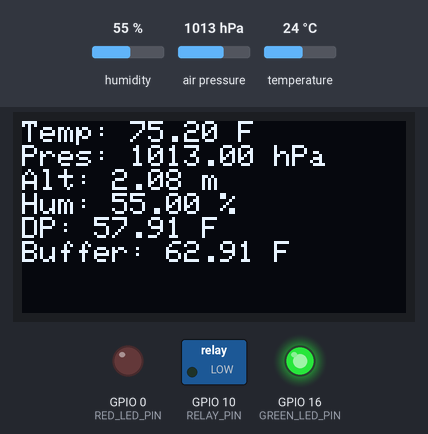
A program run on a simulated ESP8266 (NodeMCU). Parts: 128×64 one-colour display, switched loads named in the program (green lamp = pin HIGH), output pins drawn as LEDs (lit = HIGH). The test bench sets the inputs (shaded band); at power-on: humidity 55 %, temperature 24 °C, air pressure 1013 hPa. The display library's start-up logo is not drawn; what the program prints to the serial monitor is not drawn.

Above: at 3.2 s.
3.3 s: humidity set to 83 %
At 4.5 s:
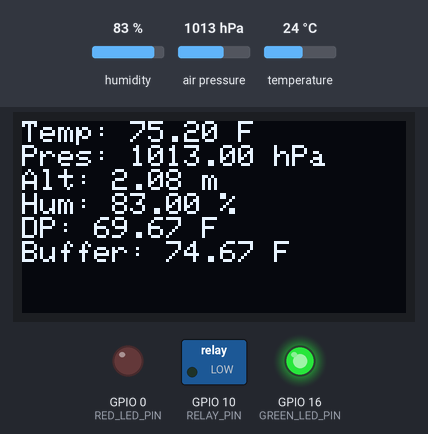
5.6 s: humidity set to 86 %
At 7.1 s:
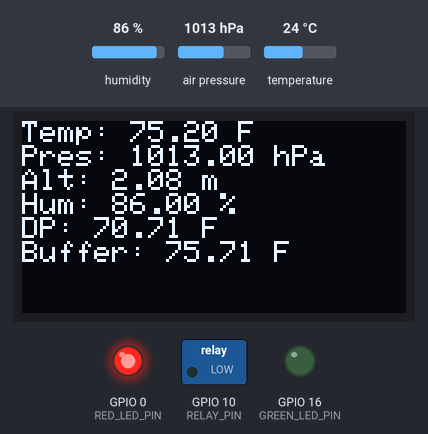
7.7 s: temperature set to 12 °C
At 9.4 s:
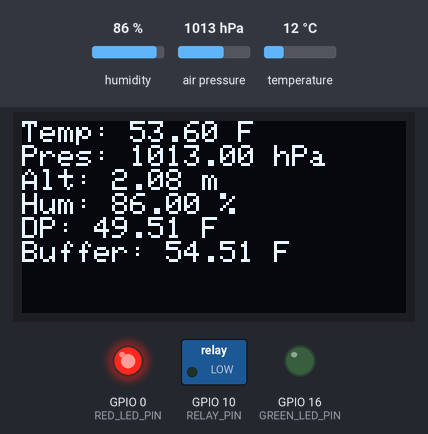
9.7 s: air pressure set to 952 hPa
At 10.9 s:
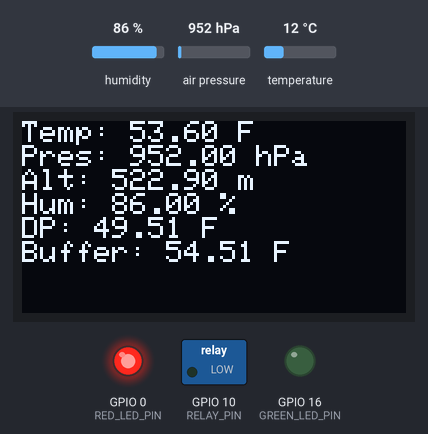
11.8 s: temperature set to 19 °C
At 13.5 s:
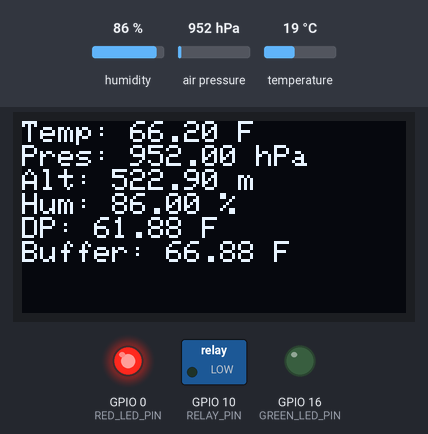
Timing chart, 0 to 14.9 s (numbered marks = the images above; inputs shaded):
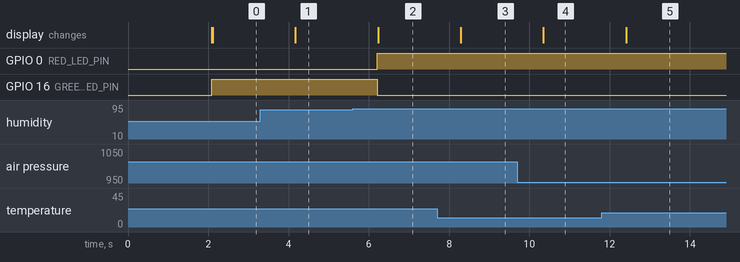

Measured:
- the behaviour switches between 84 and 85 % on humidity (found by bisection; images 1 and 2)
- after the input at 3.3 s, the display: changes after 0.87 s (image 1)
- after the input at 5.6 s, GPIO 0 (RED_LED_PIN): LOW → HIGH after 0.60 s; GPIO 16 (GREEN_LED_PIN): HIGH → LOW after 0.60 s; the display: changes after 0.63 s (image 2)
- after the input at 7.7 s, the display: changes after 0.59 s (image 3)
- after the input at 9.7 s, the display: changes after 0.65 s (image 4)
- after the input at 11.8 s, the display: changes after 0.61 s (image 5)

The program:

main.cpp
```cpp
#include <Arduino.h>
#include <SPI.h>
#include <Wire.h>
#include <Adafruit_GFX.h>
#include <Adafruit_SSD1306.h>
#include <Adafruit_Sensor.h>
#include <Adafruit_BME280.h>

// Display
#define SCREEN_WIDTH 128 // OLED display width, in pixels
#define SCREEN_HEIGHT 64 // OLED display height, in pixels
#define OLED_RESET     -1 // Reset pin # (or -1 if sharing Arduino reset pin)
#define SCREEN_ADDRESS 0x3C
Adafruit_SSD1306 display(SCREEN_WIDTH, SCREEN_HEIGHT, &Wire, OLED_RESET);

// BME280
#define SEALEVELPRESSURE_HPA (1013.25)
Adafruit_BME280 bme;

#define RED_LED_PIN 0
#define GREEN_LED_PIN 16
#define SDA_PIN 4
#define RELAY_PIN 10

#define DEFAULT_TEMP_BUFFER 5

void setup() {
  Serial.begin(115200);           // set up Serial library at 9600 bps
  Serial.println("Hello world!");

  //// SSD1306_SWITCHCAPVCC = generate display voltage from 3.3V internally
  if(!display.begin(SSD1306_SWITCHCAPVCC, SCREEN_ADDRESS)) {
    Serial.println(F("SSD1306 allocation failed"));
    for(;;); // Don't proceed, loop forever
  }

  //// Show initial display buffer contents on the screen --
  //// the library initializes this with an Adafruit splash screen.
  display.display();
  delay(2000); // Pause for 2 seconds

  //// Clear the buffer
  display.clearDisplay();

  //// Draw a single pixel in white
  display.setTextSize(1);      // Normal 1:1 pixel scale
  display.setTextColor(SSD1306_WHITE); // Draw white text
  display.setCursor(30, 0);     // Start at top-left corner
  display.cp437(true);         // Use full 256 char 'Code Page 437' font
  display.println(F("poop"));

  //// Show the display buffer on the screen. You MUST call display() after
  //// drawing commands to make them visible on screen!
  display.display();

  unsigned status;

  // default settings
  status = bme.begin();
  // You can also pass in a Wire library object like &Wire2
  // status = bme.begin(0x76, &Wire2)
  if (!status) {
      Serial.println("Could not find a valid BME280 sensor, check wiring, address, sensor ID!");
      Serial.print("SensorID was: 0x"); Serial.println(bme.sensorID(),16);
      Serial.print("        ID of 0xFF probably means a bad address, a BMP 180 or BMP 085\n");
      Serial.print("   ID of 0x56-0x58 represents a BMP 280,\n");
      Serial.print("        ID of 0x60 represents a BME 280.\n");
      Serial.print("        ID of 0x61 represents a BME 680.\n");
      while (1) delay(10);
  }

  // put your setup code here, to run once:
  pinMode(RED_LED_PIN, OUTPUT);
  pinMode(GREEN_LED_PIN, OUTPUT);
  pinMode(RELAY_PIN, OUTPUT);

  // default state
  digitalWrite(GREEN_LED_PIN, HIGH);
  digitalWrite(RED_LED_PIN, LOW);
}

float convertToF(float celsius) {
 return celsius * 1.8 + 32;
}

float calculateDewpoint(float temperature, float humidity){
{
  float a = 17.271;
  float b = 237.7;
  float temp = (a * temperature) / (b + temperature) + log((double) humidity/100);
  double Td = (b * temp) / (a - temp);
  return Td;
}
}

void printValues(float temp, float humidity, float dewpoint, float buffer) {
    display.clearDisplay();
    display.setCursor(0, 0);     // Start at top-left corner

    display.print("Temp: ");
    display.print(convertToF(temp));
    display.println(" F");

    display.print("Pres: ");

    display.print(bme.readPressure() / 100.0F);
    display.println(" hPa");

    display.print("Alt: ");
    display.print(bme.readAltitude(SEALEVELPRESSURE_HPA));
    display.println(" m");

    display.print("Hum: ");
    display.print(humidity);
    display.println(" %");

    display.print("DP: ");
    display.print(convertToF(dewpoint));
    display.println(" F");

    display.print("Buffer: ");
    display.print(buffer);
    display.println(" F");

    display.display();
}

void loop() {
  Serial.println("foo");


  float temp = bme.readTemperature();
  float humidity = bme.readHumidity();
  float dewpoint = calculateDewpoint(temp, humidity);
  float buffer = convertToF(dewpoint) + DEFAULT_TEMP_BUFFER;

  Serial.print(buffer);
  Serial.print(" > ");
  Serial.print(temp);

  if (buffer > convertToF(temp)) {
    digitalWrite(GREEN_LED_PIN, LOW);
    digitalWrite(RED_LED_PIN, HIGH);
  } else {
    digitalWrite(GREEN_LED_PIN, HIGH);
    digitalWrite(RED_LED_PIN, LOW);
  }

  printValues(temp, humidity, dewpoint, buffer);
  delay(1000);
}
```
